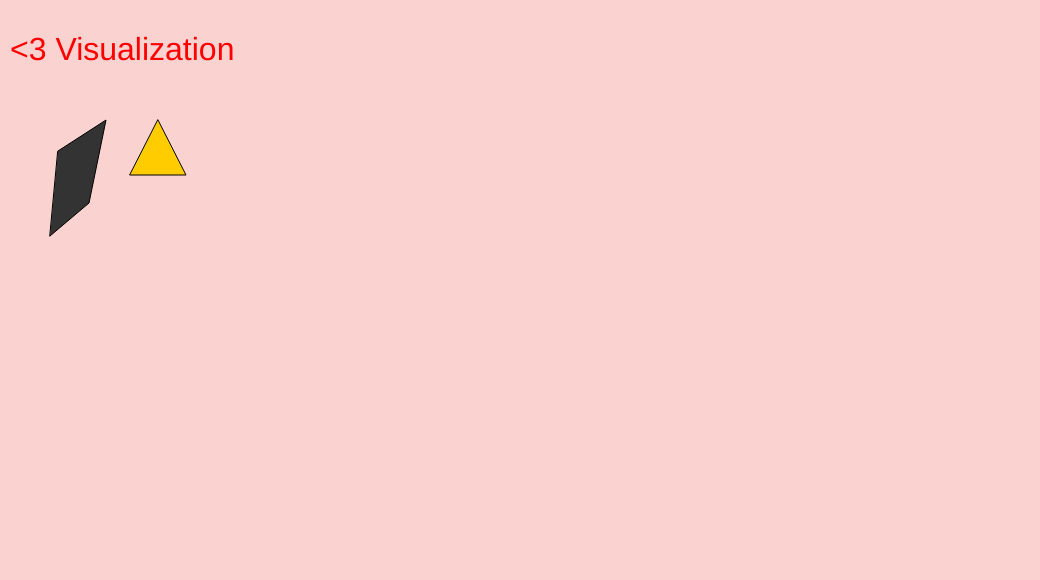
Frame 1 (no input)
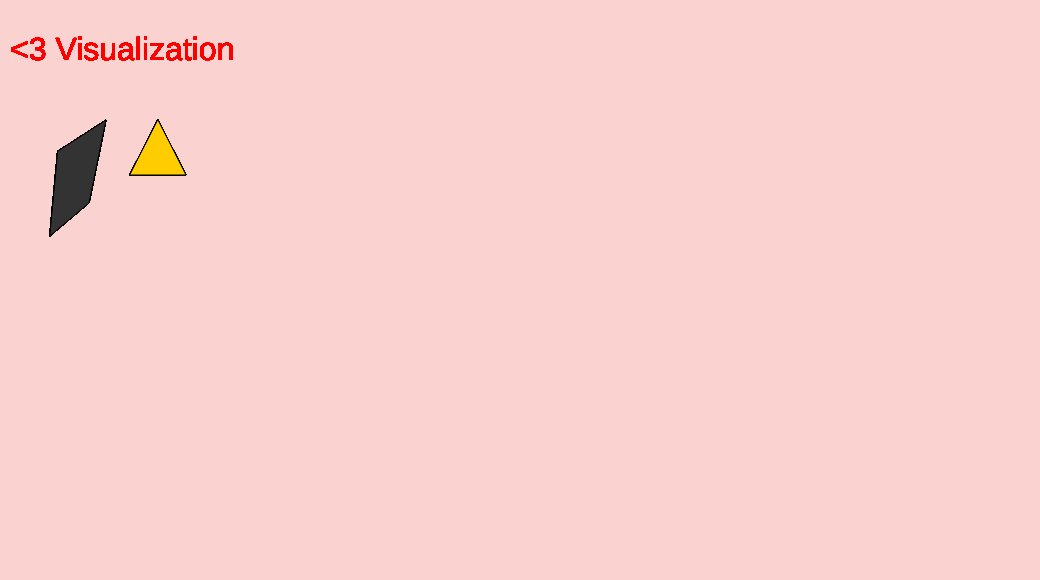
Frame 60 (no input)
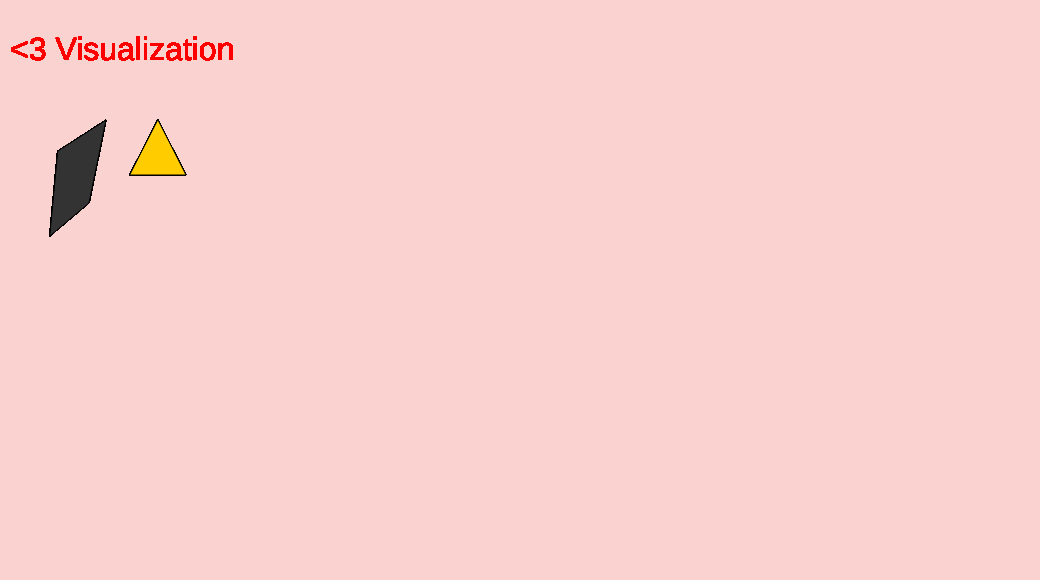
Frame 120 (the mouse pressed at the canvas centre since frame 60)

The p5.js sketch that drew these frames (run headless with seeded random() and noise() and a simulated clock; from frame 60 on, the mouse is pressed at the canvas centre):

// p5.js sketch
// ── sketch.js
function setup() {
  createCanvas(1040, 580);
  background('#fad3d1');
}

function draw() {

  textSize(32);
  fill('red');
  text('<3 Visualization',10,60);
  
  fill(51);
  quad(58, 151, 106, 120, 89, 203, 50, 236);

  fill(255, 204, 0);
  triangle(158, 120, 186, 175, 130, 175);
}
// ── a2.html
<!DOCTYPE html>
<html>
  <head>
    <meta name="viewport" width=device-width, initial-scale=1.0, maximum-scale=1.0, user-scalable=0>
    <style> body {padding: 0; margin: 0;} </style>
    <script src="../p5.min.js"></script>
    <script src="../p5.dom.min.js"></script>
    <script src="sketch_clocks.js"></script>
  </head>
  <body>
  </body>
</html>
